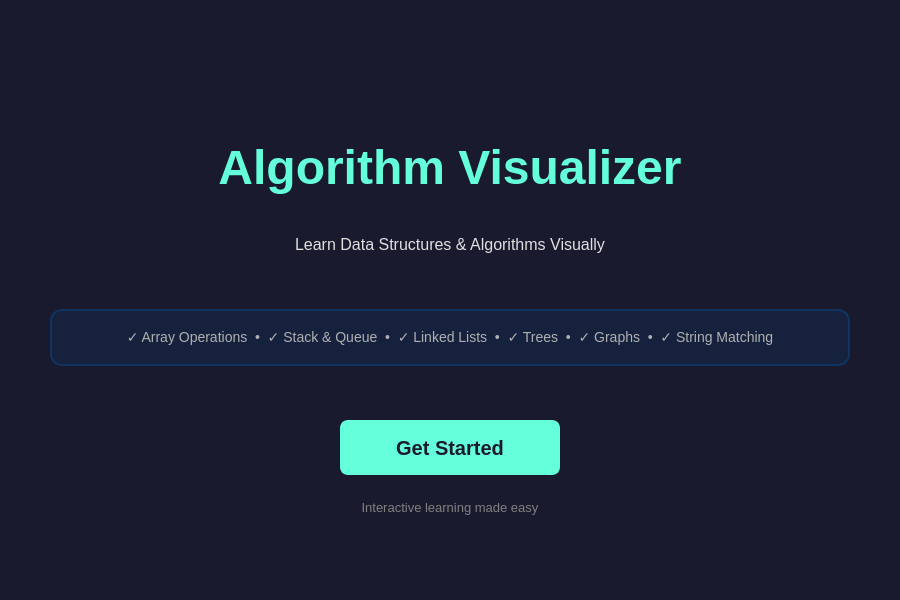
<?xml version="1.0" encoding="UTF-8"?>
<ui version="4.0">
 <class>StartScreen</class>
 <widget class="QWidget" name="StartScreen">
  <property name="geometry">
   <rect>
    <x>0</x>
    <y>0</y>
    <width>900</width>
    <height>600</height>
   </rect>
  </property>
  <property name="windowTitle">
   <string>Algorithm Visualizer</string>
  </property>
  <property name="styleSheet">
   <string notr="true">QWidget#StartScreen {
    background-color: #1a1a2e;
    }
   </string>
  </property>
  <layout class="QVBoxLayout" name="mainLayout">
   <property name="spacing">
    <number>0</number>
   </property>
   <property name="leftMargin">
    <number>0</number>
   </property>
   <property name="topMargin">
    <number>0</number>
   </property>
   <property name="rightMargin">
    <number>0</number>
   </property>
   <property name="bottomMargin">
    <number>0</number>
   </property>
   <item>
    <spacer name="topSpacer">
     <property name="orientation">
      <enum>Qt::Vertical</enum>
     </property>
     <property name="sizeHint" stdset="0">
      <size>
       <width>20</width>
       <height>120</height>
      </size>
     </property>
    </spacer>
   </item>
   <item>
    <widget class="QLabel" name="titleLabel">
     <property name="text">
      <string>Algorithm Visualizer</string>
     </property>
     <property name="alignment">
      <set>Qt::AlignCenter</set>
     </property>
     <property name="styleSheet">
      <string notr="true">color: #64ffda;
font-size: 48px;
font-weight: bold;
font-family: 'Segoe UI', Arial, sans-serif;
margin: 15px;
padding: 10px;</string>
     </property>
    </widget>
   </item>
   <item>
    <widget class="QLabel" name="subtitleLabel">
     <property name="text">
      <string>Learn Data Structures &amp; Algorithms Visually</string>
     </property>
     <property name="alignment">
      <set>Qt::AlignCenter</set>
     </property>
     <property name="styleSheet">
      <string notr="true">color: #e0e0e0;
font-size: 16px;
font-weight: normal;
font-family: 'Segoe UI', Arial, sans-serif;
margin: 10px 30px 30px 30px;
padding: 5px;</string>
     </property>
    </widget>
   </item>
   <item>
    <widget class="QLabel" name="featuresLabel">
     <property name="text">
      <string>✓ Array Operations  •  ✓ Stack &amp; Queue  •  ✓ Linked Lists  •  ✓ Trees  •  ✓ Graphs  •  ✓ String Matching</string>
     </property>
     <property name="alignment">
      <set>Qt::AlignCenter</set>
     </property>
     <property name="styleSheet">
      <string notr="true">color: #b0b0b0;
font-size: 14px;
font-family: 'Segoe UI', Arial, sans-serif;
margin: 20px 50px;
padding: 18px;
background-color: #16213e;
border-radius: 12px;
border: 2px solid #0f3460;</string>
     </property>
    </widget>
   </item>
   <item>
    <spacer name="middleSpacer">
     <property name="orientation">
      <enum>Qt::Vertical</enum>
     </property>
     <property name="sizeHint" stdset="0">
      <size>
       <width>20</width>
       <height>40</height>
      </size>
     </property>
    </spacer>
   </item>
   <item>
    <layout class="QHBoxLayout" name="buttonLayout">
     <property name="spacing">
      <number>0</number>
     </property>
     <item>
      <spacer name="leftButtonSpacer">
       <property name="orientation">
        <enum>Qt::Horizontal</enum>
       </property>
       <property name="sizeHint" stdset="0">
        <size>
         <width>40</width>
         <height>20</height>
        </size>
       </property>
      </spacer>
     </item>
     <item>
      <widget class="QPushButton" name="startButton">
       <property name="text">
        <string>Get Started</string>
       </property>
       <property name="minimumSize">
        <size>
         <width>220</width>
         <height>55</height>
        </size>
       </property>
       <property name="maximumSize">
        <size>
         <width>220</width>
         <height>55</height>
        </size>
       </property>
       <property name="cursor">
        <cursorShape>PointingHandCursor</cursorShape>
       </property>
       <property name="styleSheet">
        <string notr="true">QPushButton {
    background-color: #64ffda;
    color: #1a1a2e;
    font-size: 20px;
    font-weight: bold;
    font-family: 'Segoe UI', Arial, sans-serif;
    border: 2px solid #64ffda;
    border-radius: 8px;
    padding: 12px 35px;
    text-align: center;
}

QPushButton:hover {
    background-color: #7dffe8;
    border: 2px solid #7dffe8;
}

QPushButton:pressed {
    background-color: #52e6c4;
    border: 2px solid #52e6c4;
}</string>
       </property>
      </widget>
     </item>
     <item>
      <spacer name="rightButtonSpacer">
       <property name="orientation">
        <enum>Qt::Horizontal</enum>
       </property>
       <property name="sizeHint" stdset="0">
        <size>
         <width>40</width>
         <height>20</height>
        </size>
       </property>
      </spacer>
     </item>
    </layout>
   </item>
   <item>
    <widget class="QLabel" name="footerLabel">
     <property name="text">
      <string>Interactive learning made easy</string>
     </property>
     <property name="alignment">
      <set>Qt::AlignCenter</set>
     </property>
     <property name="styleSheet">
      <string notr="true">color: #808080;
font-size: 13px;
font-family: 'Segoe UI', Arial, sans-serif;
margin-top: 25px;
margin-bottom: 30px;</string>
     </property>
    </widget>
   </item>
   <item>
    <spacer name="bottomSpacer">
     <property name="orientation">
      <enum>Qt::Vertical</enum>
     </property>
     <property name="sizeHint" stdset="0">
      <size>
       <width>20</width>
       <height>60</height>
      </size>
     </property>
    </spacer>
   </item>
  </layout>
 </widget>
 <resources/>
 <connections/>
</ui>
